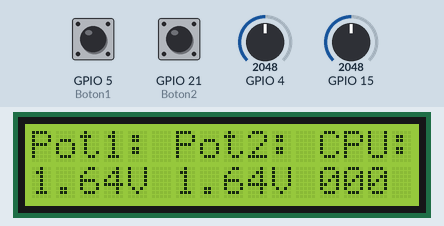
This program was run on a simulated ESP32. On the bench: 16×2 character LCD. The inputs (shaded band) are chosen by the test bench; at power-on: GPIO 4 = 2048, GPIO 15 = 2048, GPIO 5 (Boton1) HIGH, GPIO 21 (Boton2) HIGH. What the program prints to the serial monitor is not drawn.

Above: at 1.2 s.
1.3 s: GPIO 4 set to 3603
At 1.8 s:
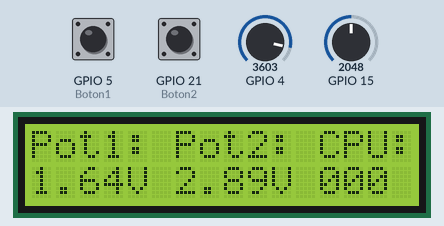
3.0 s: GPIO 15 set to 2866
At 4.3 s:
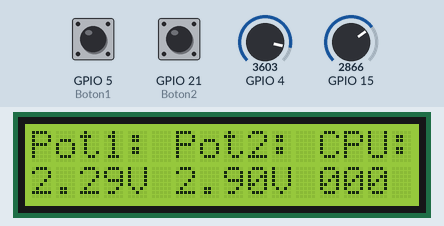
4.7 s: GPIO 5 (Boton1) pulled LOW for 0.15 s
At 6.0 s:
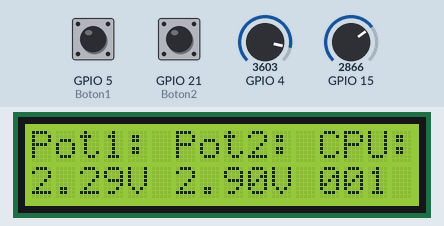
6.3 s: GPIO 5 (Boton1) pulled LOW for 1 s
At 8.5 s:
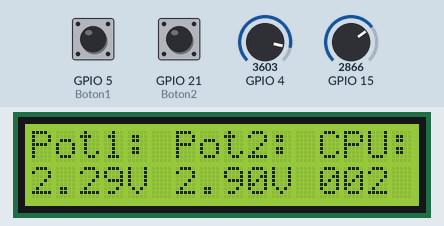
8.8 s: GPIO 4 set to 4095
At 10.1 s:
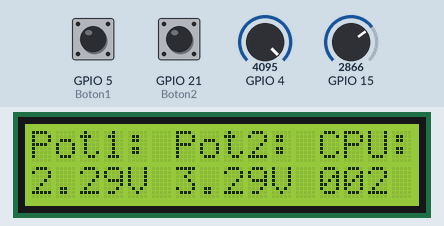
10.4 s: GPIO 21 (Boton2) pulled LOW for 0.15 s
At 11.6 s:
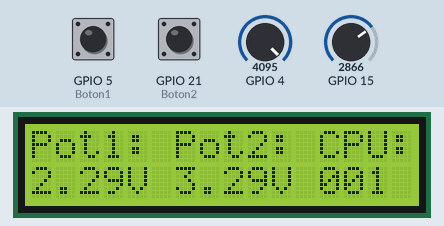
Timing chart, 0 to 11.7 s (numbered marks = the images above; inputs shaded):
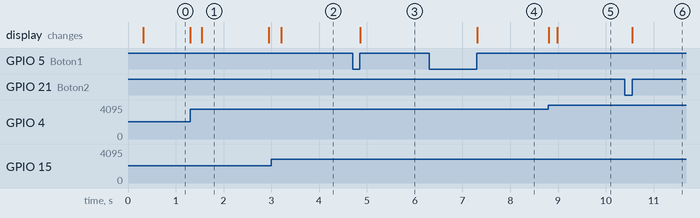

Measured:
- after the input at 1.3 s, the display: first changes at once (image 1 shows a later state)
- after the input at 3.0 s, the display: changes after 0.21 s (image 2)
- after the input at 4.7 s, the display: changes after 0.16 s (image 3)
- after the input at 6.3 s, the display: changes after 1.0 s (image 4)
- after the input at 8.8 s, the display: first changes at once (image 5 shows a later state)
- after the input at 10.4 s, the display: changes after 0.16 s (image 6)
- what the display in image 1 shows lasts 1.4 s, from 1.5 s to 2.9 s

The program:

main.cpp
```cpp
//*****************************************************************************
// Universidad del Valle de Guatemala
// BE3015: Electrónica Digital 2
//*****************************************************************************

//*****************************************************************************
//Librerias
//*****************************************************************************
#include <Arduino.h>
#include <LiquidCrystal.h> //libreria para LCD

//*****************************************************************************
//Definicion etiquetas
//*****************************************************************************
//Botones de contador
#define Boton1 5
#define Boton2 21

//Potenciometros
#define Potenciometro1 15
#define Potenciometro2 4

//LCD
#define d4 14
#define d5 27
#define d6 26
#define d7 25
#define en 12 //Sincronización
#define rs 13 //Selector

//*****************************************************************************
//Prototipos de funcion
//*****************************************************************************
void configurarBoton1(void);
void configurarBoton2(void);
void emaADC(void);
void valores(void);

//*****************************************************************************
//Varibles globales
//*****************************************************************************
int contadorBoton = 0; //contador de botón

//Variables para filtro Medio Móvil Exponencial
float adcRaw1 = 0.0;     //Valor Crudo potenciómetro 2
float adcRaw2 = 0.0;     //Valor Crudo potenciómetro 2
double potFiltrado1 = 0; //S(0) = Y(0)
double potFiltrado2 = 0; // S(0) = Y(0)
double alpha = 0.09;     // Factor de suavizado
float voltage = 0.0;     //Valor de voltaje filtrado

//LCD
LiquidCrystal LCD(rs, en, d4, d5, d6, d7);
uint8_t decenas1, unidades1, decimal1; //Primer potenciometro
uint8_t decenas2, unidades2, decimal2; //Segundo potenciometro
uint8_t centena, decena, unidad;       //Cotnador

//*****************************************************************************
//ISR: interrupciones
//*****************************************************************************
void IRAM_ATTR ISRBoton1() //interrupción para botón 1 (Aumento)
{
  static unsigned long ultimo_tiempo_interrupcion1 = 0; //último tiempo de la interrupción
  unsigned long tiempo_interrupcion1 = millis();        //tiempo actual de la interrupción

  //Si la interrupcion dura menos de 200ms, asumir que es un rebote e ignorar
  if (tiempo_interrupcion1 - ultimo_tiempo_interrupcion1 > 200)
  {
    contadorBoton++; //aumenta 1 al contador de botón

    if (contadorBoton > 255) //si es mayor a 15 regresa el valor a cero
    {
      contadorBoton = 0;
    }
  }
  ultimo_tiempo_interrupcion1 = tiempo_interrupcion1; //actualiza el valor del tiempo de la interrupción
}

void IRAM_ATTR ISRBoton2() //interrupción para botón 2 (Disminución)
{
  static unsigned long ultimo_tiempo_interrupcion2 = 0; //último tiempo de la interrupción
  unsigned long tiempo_interrupcion2 = millis();        //tiempo actual de la interrupción

  //si la interrupcion dura menos de 200ms, asumir que es un rebote e ignorar
  if (tiempo_interrupcion2 - ultimo_tiempo_interrupcion2 > 200)
  {
    contadorBoton--; //disminuye el contador en 1

    if (contadorBoton < 0) //si es menor a cero, regresa el valor a 4 bits
    {
      contadorBoton = 255;
    }
  }
  ultimo_tiempo_interrupcion2 = tiempo_interrupcion2; //actualiza el valor del tiempo de la interrupción
}
//*****************************************************************************
//configuracion
//*****************************************************************************
void setup()
{
  Serial.begin(115200);

  //Botones
  pinMode(Boton1, INPUT_PULLUP);
  pinMode(Boton2, INPUT_PULLUP);

  //Funciones para configurar los botones
  configurarBoton1();
  configurarBoton2();

  LCD.begin(16, 2);
}

//*****************************************************************************
//loop principal
//*****************************************************************************
void loop()
{
  emaADC();
  valores();
  Serial.print(potFiltrado1);
  Serial.println(potFiltrado2);
  LCD.setCursor(0, 0);
  LCD.print("Pot1: ");
  LCD.setCursor(0, 1);
  LCD.print(decenas1);
  LCD.print('.');
  LCD.print(unidades1);
  LCD.print(decimal1);
  LCD.print("V");

  LCD.setCursor(6, 0);
  LCD.print("Pot2: ");
  LCD.setCursor(6, 1);
  LCD.print(decenas2);
  LCD.print('.');
  LCD.print(unidades2);
  LCD.print(decimal2);
  LCD.print("V");

  LCD.setCursor(12, 0);
  LCD.print("CPU: ");
  LCD.setCursor(12, 1);
  LCD.print(centena);
  LCD.print(decena);
  LCD.print(unidad);
}

//***************************************************
//Función para configurar Botón 1
//***************************************************
void configurarBoton1(void)
{
  //coloca una interrupción en el botón 1 (durante el cambio de alto a bajo)
  attachInterrupt(digitalPinToInterrupt(Boton1), ISRBoton1, RISING);
}

//***************************************************
//Función para configurar Botón 2
//***************************************************
void configurarBoton2(void)
{
  //coloca una interrupción en el botón 2 (durante el cambio de alto a bajo)
  attachInterrupt(digitalPinToInterrupt(Boton2), ISRBoton2, RISING);
}

//****************************************************************
// Filtro media Móvil exponencial EMA
//****************************************************************
void emaADC(void)
{
  adcRaw1 = analogReadMilliVolts(Potenciometro1) / 10; //toma valor que está midiendo el potenciometro
  adcRaw2 = analogReadMilliVolts(Potenciometro2) / 10; //toma valor que está midiendo el potenciometro

  potFiltrado1 = (alpha * adcRaw1) + ((1.0 - alpha) * potFiltrado1); //filtra ese valor

  potFiltrado2 = (alpha * adcRaw2) + ((1.0 - alpha) * potFiltrado2); //filtra ese valor
}

//****************************************************************
// Dividir valor tomado
//****************************************************************
void valores(void)
{
  //Primer potenciómetro
  int temp1 = potFiltrado1;
  decenas1 = temp1 / 100.0;
  temp1 = temp1 - decenas1 * 100.0;
  unidades1 = temp1 / 10.0;
  temp1 = temp1 - unidades1 * 10.0;
  decimal1 = temp1;

  //Segundo potenciómetro
  int temp2 = potFiltrado2;
  decenas2 = temp2 / 100.0;
  temp2 = temp2 - decenas2 * 100.0;
  unidades2 = temp2 / 10.0;
  temp2 = temp2 - unidades2 * 10.0;
  decimal2 = temp2;

  //Contador
  int temp3 = contadorBoton;
  centena = temp3 / 100.0;
  temp3 = temp3 - centena * 100.0;
  decena = temp3 / 10.0;
  temp3 = temp3 - decena * 10.0;
  unidad = temp3;
}
```
